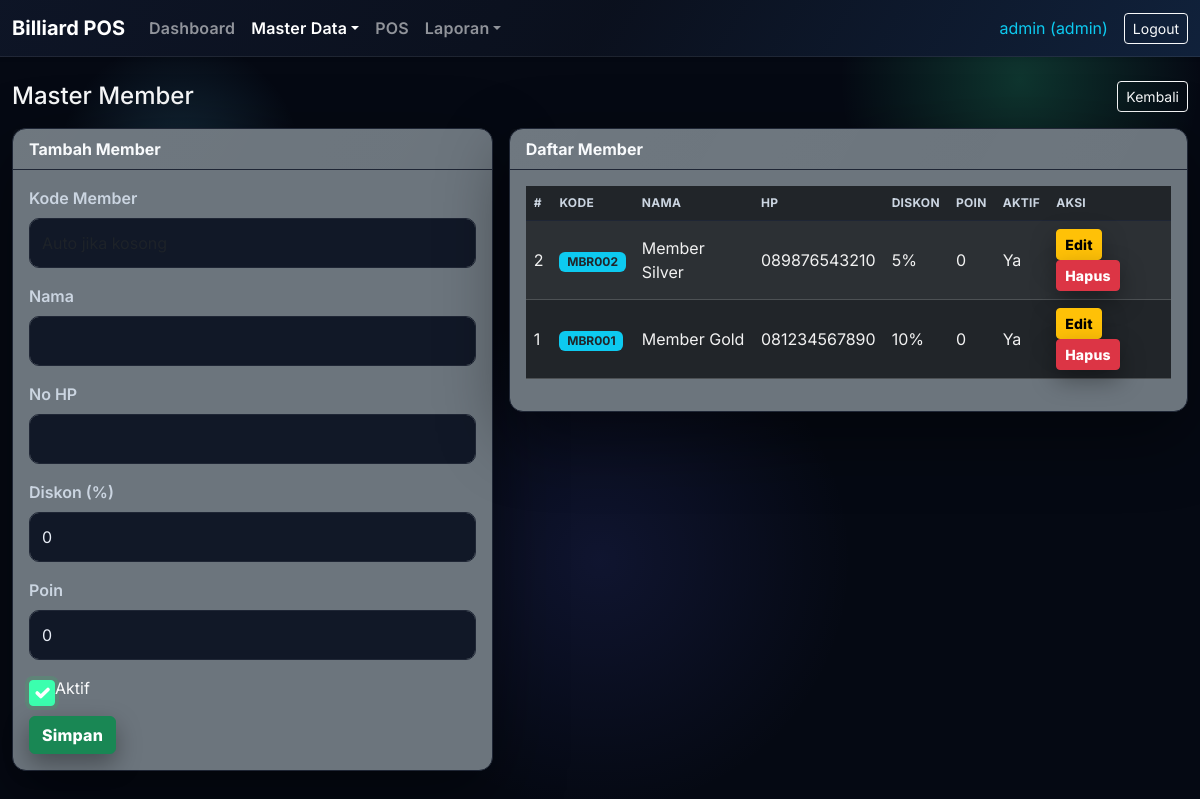
Page /master/members.php (signed in) on the committed database.
### tables this page shows
CREATE TABLE `members` (
  `id` int(11) NOT NULL,
  `name` varchar(150) NOT NULL,
  `phone` varchar(50) NOT NULL,
  `discount_percent` int(11) NOT NULL DEFAULT 0,
  `points` int(11) NOT NULL DEFAULT 0,
  `is_active` tinyint(1) NOT NULL DEFAULT 1,
  `created_at` timestamp NOT NULL DEFAULT current_timestamp(),
  `code` varchar(20) NOT NULL DEFAULT 'MBR000'
);

### master/members.php (the view, shortened to what this page needs)
<?php
require_once __DIR__ . '/../includes/functions.php';
$members = $pdo->query("SELECT * FROM members ORDER BY id DESC")->fetchAll();
$editData = null;
?>
<?php include __DIR__ . '/../includes/header.php'; ?>
<div class="d-flex justify-content-between align-items-center mb-3">
    <h4 class="mb-0">Master Member</h4>
    <a href="/billiard_pos/index.php" class="btn btn-outline-light btn-sm">Kembali</a>
</div>
<div class="row g-3">
    <div class="col-md-5">
        <div class="card bg-secondary text-light">
            <div class="card-header"><?php echo $editData ? 'Edit Member' : 'Tambah Member'; ?></div>
            <div class="card-body">
                <form method="post">
                    <div class="mb-3">
                        <label class="form-label">Kode Member</label>
                        <input type="text" name="code" class="form-control" value="<?php echo htmlspecialchars($editData['code'] ?? ''); ?>" placeholder="Auto jika kosong">
                    </div>
                    <div class="mb-3">
                        <label class="form-label">Nama</label>
                        <input type="text" name="name" class="form-control" required value="<?php echo htmlspecialchars($editData['name'] ?? ''); ?>">
                    </div>
                    <div class="mb-3">
                        <label class="form-label">No HP</label>
                        <input type="text" name="phone" class="form-control" required value="<?php echo htmlspecialchars($editData['phone'] ?? ''); ?>">
                    </div>
                    <div class="mb-3">
                        <label class="form-label">Diskon (%)</label>
                        <input type="number" name="discount_percent" class="form-control" value="<?php echo htmlspecialchars($editData['discount_percent'] ?? 0); ?>">
                    </div>
                    <div class="mb-3">
                        <label class="form-label">Poin</label>
                        <input type="number" name="points" class="form-control" value="<?php echo htmlspecialchars($editData['points'] ?? 0); ?>">
                    </div>
                    <div class="form-check mb-3">
                        <input class="form-check-input" type="checkbox" value="1" name="is_active" id="is_active" <?php echo (($editData['is_active'] ?? 1) ? 'checked' : ''); ?>>
                        <label class="form-check-label" for="is_active">Aktif</label>
                    </div>
                    <button type="submit" class="btn btn-success">Simpan</button>
                </form>
            </div>
        </div>
    </div>
    <div class="col-md-7">
        <div class="card bg-secondary text-light">
            <div class="card-header">Daftar Member</div>
            <div class="card-body">
                <table class="table table-dark table-striped align-middle">
                    <thead><tr><th>#</th><th>Kode</th><th>Nama</th><th>HP</th><th>Diskon</th><th>Poin</th><th>Aktif</th><th>Aksi</th></tr></thead>
                    <tbody>
                    <?php foreach ($members as $m): ?>
                        <tr>
                            <td><?php echo $m['id']; ?></td>
                            <td><span class="badge bg-info text-dark"><?php echo htmlspecialchars($m['code']); ?></span></td>
                            <td><?php echo htmlspecialchars($m['name']); ?></td>
                            <td><?php echo htmlspecialchars($m['phone']); ?></td>
                            <td><?php echo $m['discount_percent']; ?>%</td>
                            <td><?php echo $m['points']; ?></td>
                            <td><?php echo $m['is_active'] ? 'Ya' : 'Tidak'; ?></td>
                            <td>
                                <a href="?edit=<?php echo $m['id']; ?>" class="btn btn-sm btn-warning">Edit</a>
                                <a href="?delete=<?php echo $m['id']; ?>" class="btn btn-sm btn-danger" onclick="return confirm('Hapus member?')">Hapus</a>
                            </td>
                        </tr>
                    <?php endforeach; ?>
                    </tbody>
                </table>
            </div>
        </div>
    </div>
</div>
<?php include __DIR__ . '/../includes/footer.php'; ?>

### assets/css/custom.css (style rules this page uses)
:root { --bg: #050913; --bg-alt: #0b1220; --panel: #0f172a; --panel-2: #0b1626; --border: #1f2635; --text: #e7ecf5; --muted: #9fb3c8; --accent: #3bffae; --accent-2: #5ed0ff; --warn: #fcb654; --danger: #ff6b6b; --shadow: 0 24px 70px rgba(0,0,0,0.45); --radius: 14px; --font: 'Inter', 'Segoe UI', system-ui, -apple-system, sans-serif; }
body { font-family: var(--font); background: radial-gradient(220px 220px at 15% 20%, rgba(94,208,255,0.16), transparent 55%), radial-gradient(300px 300px at 85% 10%, rgba(59,255,174,0.18), transparent 60%), radial-gradient(420px 420px at 50% 70%, rgba(92,105,255,0.12), transparent 60%), var(--bg); color: var(--text); min-height: 100vh; animation: bgMove 18s ease-in-out infinite alternate; }
.card { background: var(--panel); border: 1px solid var(--border); border-radius: var(--radius); box-shadow: var(--shadow); }
.card-header { border-bottom: 1px solid var(--border); background: linear-gradient(120deg, rgba(255,255,255,0.02), rgba(255,255,255,0)); color: #f8fafc; font-weight: 700; }
.form-control, .form-select { background-color: #111827; color: var(--text); border-color: var(--border); border-radius: 10px; }
label.form-label { color: #cbd5e1; font-weight: 600; }
.btn-primary, .btn-success, .btn-warning, .btn-danger { font-weight: 800; letter-spacing: 0.2px; box-shadow: 0 10px 25px rgba(0,0,0,0.35); transition: transform .18s ease, box-shadow .18s ease; }
.table-dark th, .table-dark td { color: #f1f1f1; }
.table thead th { border-color: var(--border); color: #cbd5e1; text-transform: uppercase; letter-spacing: 0.3px; font-size: 12px; }
.table-striped>tbody>tr:nth-of-type(odd)>* { background-color: rgba(255,255,255,0.02); }
.form-control, .form-select, .form-check-input { padding: 12px 12px; }
.form-check-input:checked { background-color: var(--accent); border-color: var(--accent); box-shadow: 0 0 0 4px rgba(34,197,94,0.18); }
a { transition: color .16s ease, opacity .16s ease; }

### rows in the picture
members: id "2", code "MBR002", name "Member Silver", phone "089876543210", discount_percent "5", points "0", is_active "Ya"
members: id "1", code "MBR001", name "Member Gold", phone "081234567890", discount_percent "10", points "0", is_active "Ya"

### other values in the picture
$company['name'] "Billiard POS"
$u['username'] "admin"
$u['role'] "admin"
